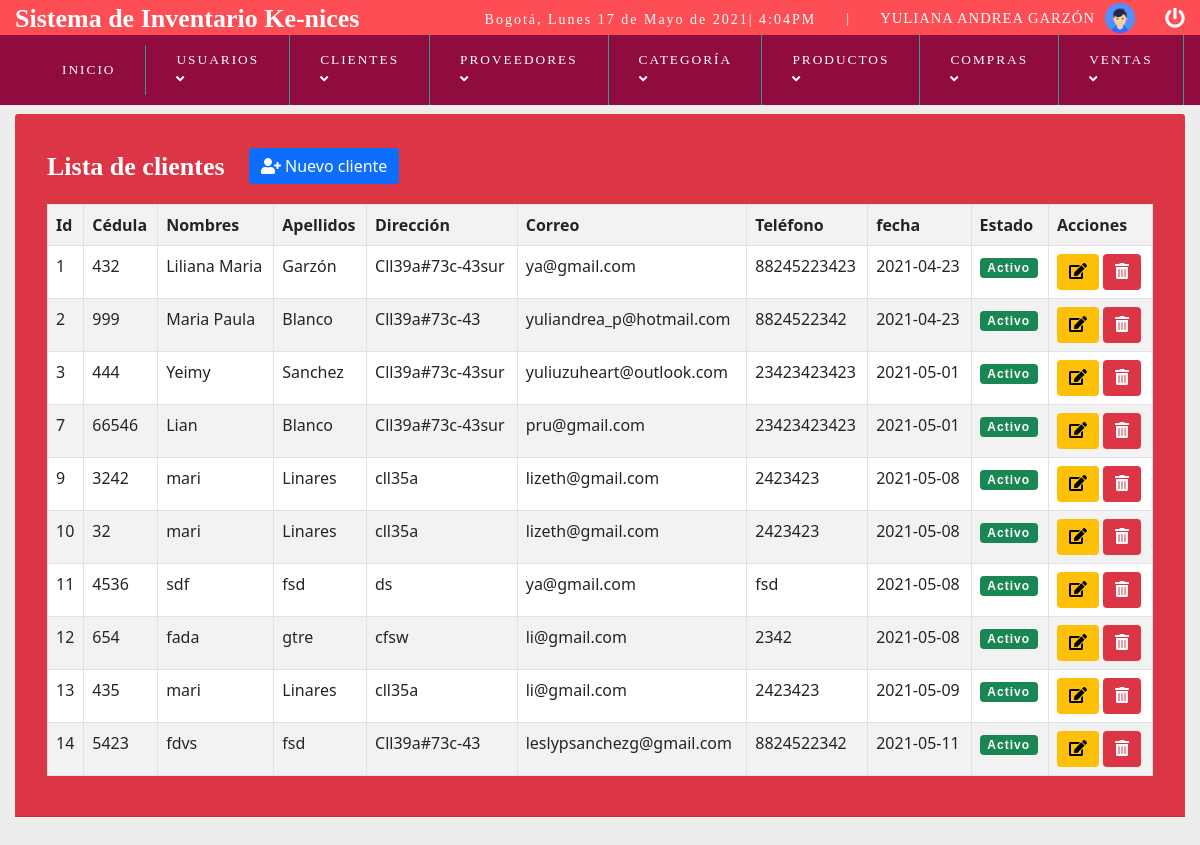
/vistas/lista_cliente.php (signed in), run on the app's committed database.
### tables this page shows
CREATE TABLE `clientes` (
  `id_cliente` int(15) NOT NULL,
  `id_usuario` int(15) NOT NULL,
  `cedula` varchar(15) NOT NULL,
  `nombre` varchar(200) NOT NULL,
  `apellido` varchar(200) NOT NULL,
  `direccion` varchar(200) NOT NULL,
  `email` varchar(200) DEFAULT NULL,
  `telefono` varchar(200) NOT NULL,
  `fecha` date NOT NULL DEFAULT current_timestamp(),
  `estado` bit(1) DEFAULT b'1'
);

### vistas/lista_cliente.php (the view, shortened to what this page needs)
<?php
include "../clases/ConexionBD.php";
 ?>
<!DOCTYPE html>
<html lang="es">
<head>
	<?php include "dependencias.php"; ?>
</head>
<body >
	<?php include "header.php"; ?>
	<section id="container">
		<div class="row  justify-content-center ">
            <div class= "col-sm-12 mt-4 ">
                <div class="card-header bg-danger mb-3 text-white">
                <div class="card-body ">
		<h1>Lista de clientes</h1>  <button onclick="location.href='registrocliente.php'"   class="btn btn-primary" ><i class="fas fa-user-plus"></i> Nuevo cliente</button>
		<div class="table-responsive">
		<table class="table table-striped table-bordered table-white">
			<tr class="table-active">
				<th>Id	</th>
				<th>Cédula	</th>
				<th>Nombres	</th>
				<th>Apellidos	</th>
				<th>Dirección	</th>
				<th>Correo	</th>
				<th>Teléfono	</th>
				<th>fecha	</th>
				<th>Estado	</th>
				<th>Acciones	</th>
			</tr>
			<?php
					$query= mysqli_query($conexionbd,"SELECT * FROM clientes  ORDER BY estado DESC,id_cliente ASC");
					$result= mysqli_num_rows($query);
					if ($result>0){
						while ($data= mysqli_fetch_array($query)){
				?>
					<tr >
					<td><?php 	echo $data["id_cliente"]  ?>	</td>
					<td><?php 	echo $data["cedula"] ?>	</td>
					<td><?php 	echo $data["nombre"] ?>	</td>
					<td><?php 	echo $data["apellido"] ?></td>
					<td><?php 	echo $data["direccion"] ?></td>
					<td><?php 	echo $data["email"] ?></td>
					<td><?php 	echo $data["telefono"] ?></td>
					<td><?php 	echo $data["fecha"] ?></td>
					<td><?php if ($data["estado"]==0) { ?><span class="badge bg-danger"> <?php echo $data["estado"]='Inactivo' ?></span><?php }elseif ($data["estado"]==1){ ?><span class="badge bg-success"> <?php echo $data["estado"]='Activo' ?></span><?php } ?>
				</td>
					<td>
						<?php if ($data["estado"]=='Activo' && $_SESSION['id_rol']!=1) {
						 ?>
					<a  href="modificar_cliente.php?id_cliente=<?php 	echo $data["id_cliente"] ?>"><button style="margin: 0px 0px 0px 0px;" class="btn btn-warning"><i class="fas fa-edit"></i>Editar</button></a>
				<?php }elseif ($data["estado"]=='Activo' && $_SESSION['id_rol']==1){ ?>
					<a  href="modificar_cliente.php?id_cliente=<?php 	echo $data["id_cliente"] ?>"><button style="margin: 0px 0px 0px 0px;" class="btn btn-warning"><i class="fas fa-edit"></i></button></a>
					 <a href="eliminar_cliente.php?id_cliente=<?php 	echo $data["id_cliente"] ?>"><button style="margin: 0px 0px 0px 0px;" class="btn btn-danger"><i class="fas fa-trash-alt"></i></button></a>
					 	<?php  }elseif ($_SESSION['id_rol']==1){ ?> <a  href="restaurar_cliente.php?id_cliente=<?php 	echo $data["id_cliente"] ?>"><button style="margin: 0px 0px 0px 0px;" class="btn btn-success"><i class="fas fa-trash-restore"></i> Restaurar</button></a><?php } ?></td>
				</tr>
				<?php
					}
					}
			 ?>
		</table>
	</div>
	</section>
</body>
</html>

### css/menu.css (style rules this page uses)
* { margin: 0; padding: 0; box-sizing: border-box; }
body { background: #ededed; }
h1, h2, h3, h4, h5, h6 { font-family: 'lucida bright'; font-weight: bold; }
h1 { text-align: center; font-size: 26px; }
a { text-decoration: none; font-family: 'lucida bright'; letter-spacing: 1px; }
span { font-family: 'arial'; letter-spacing: 1px; font-size: 14px; line-height: 20px; }
#container { padding: 90px 15px 15px; }
div h1 { margin-top: 10px; }
#container h1 { display: inline-block; }
.btn { display: inline-block; border:2px; margin: 20px; margin-top: 10px; }
table { border-right-color: #000; background-color: #FFF; }

### data on the page
clientes: id_cliente "1", cedula "432", nombre "Liliana Maria", apellido "Garzón", direccion "Cll39a#73c-43sur", email "ya@gmail.com", telefono "88245223423", fecha "2021-04-23", estado "Activo"
clientes: id_cliente "2", cedula "999", nombre "Maria Paula", apellido "Blanco", direccion "Cll39a#73c-43", email "yuliandrea_p@hotmail.com", telefono "8824522342", fecha "2021-04-23", estado "Activo"
clientes: id_cliente "3", cedula "444", nombre "Yeimy", apellido "Sanchez", direccion "Cll39a#73c-43sur", email "yuliuzuheart@outlook.com", telefono "23423423423", fecha "2021-05-01", estado "Activo"
clientes: id_cliente "7", cedula "66546", nombre "Lian", apellido "Blanco", direccion "Cll39a#73c-43sur", email "pru@gmail.com", telefono "23423423423", fecha "2021-05-01", estado "Activo"
clientes: id_cliente "9", cedula "3242", nombre "mari", apellido "Linares", direccion "cll35a", email "lizeth@gmail.com", telefono "2423423", fecha "2021-05-08", estado "Activo"
clientes: id_cliente "10", cedula "32", nombre "mari", apellido "Linares", direccion "cll35a", email "lizeth@gmail.com", telefono "2423423", fecha "2021-05-08", estado "Activo"
clientes: id_cliente "11", cedula "4536", nombre "sdf", apellido "fsd", direccion "ds", email "ya@gmail.com", telefono "fsd", fecha "2021-05-08", estado "Activo"
clientes: id_cliente "12", cedula "654", nombre "fada", apellido "gtre", direccion "cfsw", email "li@gmail.com", telefono "2342", fecha "2021-05-08", estado "Activo"
clientes: id_cliente "13", cedula "435", nombre "mari", apellido "Linares", direccion "cll35a", email "li@gmail.com", telefono "2423423", fecha "2021-05-09", estado "Activo"
clientes: id_cliente "14", cedula "5423", nombre "fdvs", apellido "fsd", direccion "Cll39a#73c-43", email "leslypsanchezg@gmail.com", telefono "8824522342", fecha "2021-05-11", estado "Activo"

### other printed values
fecha() "Lunes 17 de Mayo de 2021| 4:04PM"
$_SESSION['nombre'] "YULIANA ANDREA"
$_SESSION['apellido'] "GARZÓN"
